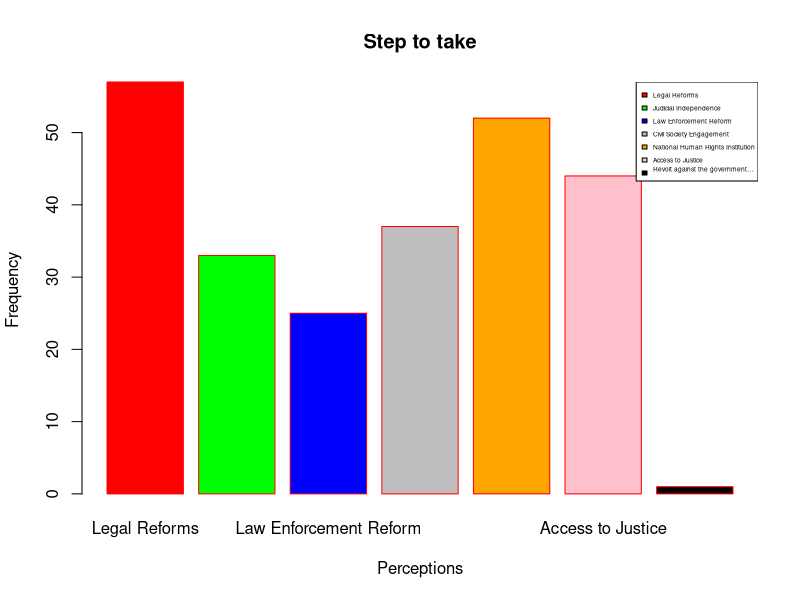

Write R code to recreate this figure.
h <- c(57,33,25,37,52,44,1)
m <- c("Legal Reforms", "Judicial Independence", "Law Enforcement Reform", "Civil Society Engagement", 
       "National Human Rights Institution", "Access to Justice", "Revolt against the government…
")

barplot(h, xlab = "Perceptions", ylab = "Frequency", main = "Step to take",
        names.arg = m, border = "red", col = c('red', 'green', 'blue', 'gray', 'orange', 'pink', 'black'))
legend("topright", m, cex = 0.4, fill = c('red', 'green', 'blue', 'gray', 'orange', 'pink', 'black'))